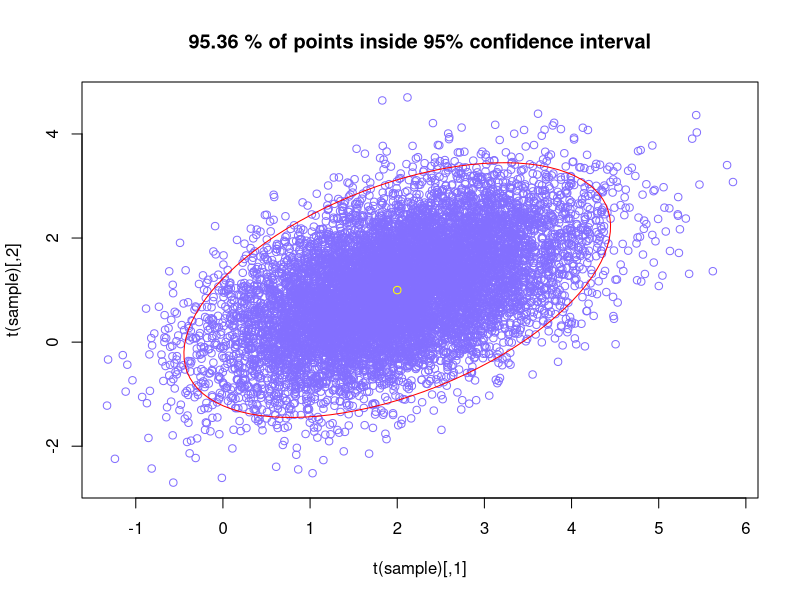

Here is the R script that generated this plot:
#* Generating Multivariate Normal samples from only the univariate normal
#* After a coordinate transform, MVN becomes a product of univariate normal dsitributions
library(ellipse)

d = 2
# change the value in c(,) to change the mean
mu = matrix(c(2,1), nrow=d, ncol=1)

A <- matrix(runif(d^2)*2-1, ncol=d)
covariance <- t(A) %*% A
# comment this line out for a random covariance, or edit it to specify a covariance
covariance <- matrix(c(1,0.5,0.5,1),nrow=2,ncol=2)

sample_MVN <- function(n, mu, covariance) {
  ev = eigen(solve(covariance))
  U = ev$vectors

  sample = matrix(nrow=length(mu), ncol=0)
  for (j in 1:n) {
    y = matrix(nrow=0,ncol=1)
    for (i in 1:length(mu)) {
      y[i] <- rnorm(1, 0, sqrt(eigen(covariance)$values[-i]))
    }
    sample <- cbind(sample,U%*%y+mu)
  }
  return(sample)
}

count_confidence <- function(points_, mu, covariance) {
  total = 0
  for (i in 1:ncol(points_)) {
    if (t(points_[,i]-mu)%*%solve(covariance)%*%(points_[,i]-mu) <= 6) {
      total <- total+1
    }
  }
  return(total)
}

sample = sample_MVN(10000, mu, covariance)
plot(t(sample), col='slateblue1', main=paste(100*count_confidence(sample, mu, covariance)/10000,"% of points inside 95% confidence interval"))
print(covariance)
points(2,1, col='yellow')
lines(ellipse(covariance, centre=mu), col='red')
